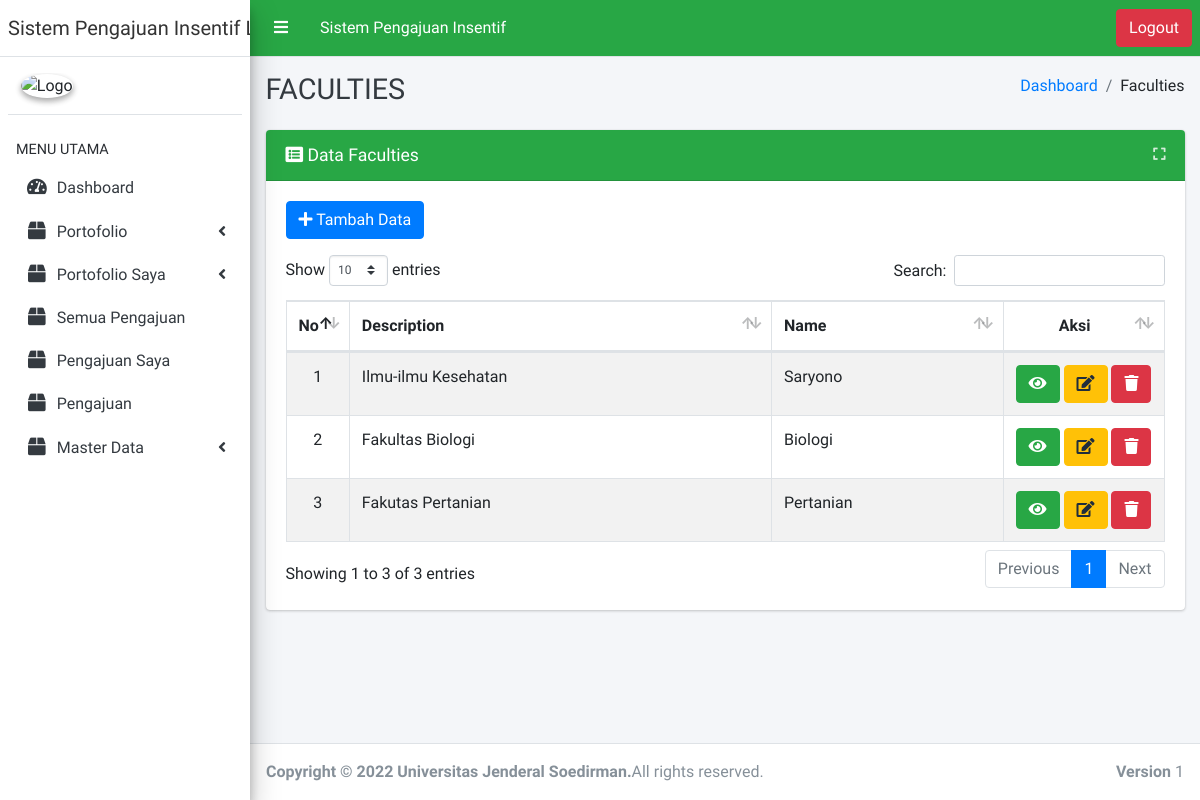
Screenshot of /index.php/faculties with the database file from the repository.
### tables this page shows
CREATE TABLE `faculties` (
  `id` tinyint NOT NULL,
  `name` varchar(64) NOT NULL,
  `description` varchar(1024) NOT NULL
);

### application/libraries/Template.php (called while the page is built)
<?php if ( ! defined('BASEPATH')) exit('No direct script access allowed');
class Template {
		var $template_data = array();
		function set($name, $value)
		{
			$this->template_data[$name] = $value;
		}
		function load($template = '', $view = '' , $view_data = array(), $return = FALSE)
		{
			$this->CI =& get_instance();
			$this->set('contents', $this->CI->load->view($view, $view_data, TRUE));
			return $this->CI->load->view($template, $this->template_data, $return);
		}
}

### application/controllers/Faculties.php (called while the page is built, shortened)
<?php
class Faculties extends CI_Controller
{
    public function index()
    {
        $data = array(
            'faculties_data' => $this->Faculties_model->get_all(),
        );
        $this->template->load('layout/master','faculties/faculties_list', $data);
    }
}

### index.php (called while the page is built, shortened)
<?php
require_once BASEPATH.'core/CodeIgniter.php';

### application/models/Faculties_model.php (called while the page is built, shortened)
<?php
class Faculties_model extends CI_Model
{
    public $table = 'faculties';
    public $id = 'id';
    public $order = 'DESC';
    function get_all()
    {
        $this->db->order_by($this->id, $this->order);
        return $this->db->get($this->table)->result();
    }
}

### application/views/faculties/faculties_list.php (the view, shortened to what this page needs)
<div class="row">
    <div class="col-md-12">
        <div class="card card-success">
            <div class="card-header">
                <div class="card-title">
                    <i class="fa fa-list-alt"></i> Data Faculties
                </div>
                <div class="card-tools">
                    <button type="button" class="btn btn-tool" data-card-widget="maximize"><i class="fas fa-expand"></i></button>
                </div>
            </div>
            <div class="card-body">
                <a href="<?= site_url('faculties/create') ?>" class="btn btn-primary"><i class="fa fa-plus"></i> Tambah Data</a>
                <div class="table-responsive mt-3">
                    <table class="table table-bordered table-striped table-hover text-nowrap" width="100%" id="mytable">
                        <thead>
                            <tr>
                                <th class="text-center" width="5%">No</th>
								<th>Description</th>
								<th>Name</th>
								<th class="text-center" width="15%">Aksi</th>
                            </tr>
                        </thead>
                        <tbody>
						<?php
                            $no = 1;
                            foreach ($faculties_data as $value) { ?>
                            <tr>
								<td class="text-center"><?= $no++; ?></td>
								<td><?= $value->description ?></td>
								<td><?= $value->name ?></td>
								<td class="text-center">
                                    <a href="<?= site_url('faculties/read/'.$value->id) ?>" title="Lihat Detail Data"class="btn btn-success"><i class="fa fa-eye"></i></a>
                                    <a href="<?= site_url('faculties/update/'.$value->id) ?>" title="Ubah Data" class="btn btn-warning"><i class="fa fa-edit"></i></a>
                                    <a href="<?= site_url('faculties/delete/'.$value->id) ?>" title="Hapus Data" class="btn btn-danger hapus"><i class="fa fa-trash"></i></a>
                                </td>
                            </tr>
						<?php } ?>
                        </tbody>
                    </table>
                </div>
            </div>
        </div>
    </div>
</div>

### assets/fullcalendar/main.css (style rules this page uses)
:root { --fc-daygrid-event-dot-width: 8px; }
:root { --fc-list-event-dot-width: 10px; --fc-list-event-hover-bg-color: #f5f5f5; }

### rows the page displays
faculties: description "Ilmu-ilmu Kesehatan", name "Saryono"
faculties: description "Fakultas Biologi", name "Biologi"
faculties: description "Fakutas Pertanian", name "Pertanian"

### other values shown
header_judul() "Sistem Pengajuan Insentif"
nama_aplikasi() "Sistem Pengajuan Insentif…"
str_replace('_', ' ', $this->uri->segment(1)) "FACULTIES"
str_replace('_', ' ', $ci->uri->segment($i)) "Faculties"
